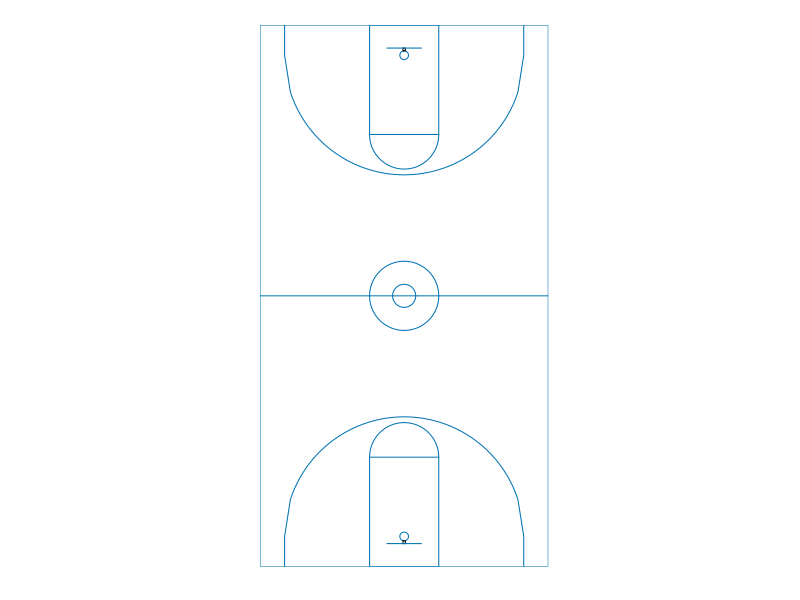

The R source for this figure:
# https://gist.github.com/edkupfer/6354317
# NCAA courts are 50ft sideline-to-sideline
# and 94ft end to end. This will plot a court
# with the sidelines on the y-axis, centered 
# on the halfcourt circle. Measurement units
# are in feet. The basket at the bottom is
# centered on {x = 0, y = -41.75} and at the
# top  on {x = 0, y = 41.75}

library(lattice)

xyplot(NA~NA,ylab='',xlab='',aspect='iso',xlim=c(-25,25),ylim=c(-47,47),
       ### remove outside box and ticks, there must be a better way:
       par.settings = list(axis.line = list(col = "transparent")), par.box = c(col = "transparent"),
       scales=list(draw=F),
       panel=function(...){
           #outside box:
           panel.lines(x=c(-25,-25,25,25,-25),y=c(-47,47,47,-47,-47))
           #halfcourt line
           panel.lines(x=c(-25,25),y=c(0,0))
           #solid FT semicircle above FT line:
           panel.lines(x=c(-6000:(-1)/1000,1:6000/1000),y=c(-28+sqrt(6^2-c(-6000:(-1)/1000,1:6000/1000)^2)))
           panel.lines(x=c(-6000:(-1)/1000,1:6000/1000),y=c(28-sqrt(6^2-c(-6000:(-1)/1000,1:6000/1000)^2)))
           #paint:
           panel.lines(x=c(-6,-6,6,6,-6),y=c(-47,-28,-28,-47,-47))
           panel.lines(x=c(-6,-6,6,6,-6),y=c(47,28,28,47,47))
           # large halfcourt semicircle:
           panel.lines(x=c(-6000:(-1)/1000,1:6000/1000),y=c(0-sqrt(6^2-c(-6000:(-1)/1000,1:6000/1000)^2)))
           panel.lines(x=c(-6000:(-1)/1000,1:6000/1000),y=c(0+sqrt(6^2-c(-6000:(-1)/1000,1:6000/1000)^2)))
           # small halfcourt semicircle:
           panel.lines(x=c(-2000:(-1)/1000,1:2000/1000),y=c(0-sqrt(2^2-c(-2000:(-1)/1000,1:2000/1000)^2)))
           panel.lines(x=c(-2000:(-1)/1000,1:2000/1000),y=c(0+sqrt(2^2-c(-2000:(-1)/1000,1:2000/1000)^2)))
           # rim:
           panel.lines(x=c(-750:(-1)/1000,1:750/1000,750:1/1000,-1:-750/1000),y=c(c(1.25+sqrt(0.75^2-c(-750:(-1)/1000,1:750/1000)^2)),c(1.25-sqrt(0.75^2-c(750:1/1000,-1:-750/1000)^2)))-43)
           panel.lines(x=c(-750:(-1)/1000,1:750/1000,750:1/1000,-1:-750/1000),y=c(c(1.25-sqrt(0.75^2-c(-750:(-1)/1000,1:750/1000)^2)),c(1.25+sqrt(0.75^2-c(750:1/1000,-1:-750/1000)^2)))+40.5)
           panel.rect(-5/24,-43,5/24,54/12-47)
           panel.rect(-5/24,43,5/24,47-54/12)
           #backboard:
           panel.lines(x=c(-3,3),y=c(-43,-43))
           panel.lines(x=c(-3,3),y=c(43,43))
           #three-point line:
           panel.lines(x=c(-20.75,-20.75,-19750:(-1)/1000,1:19750/1000,20.75,20.75),y=c(-47,-41.75,-41.75+sqrt(20.75^2-c(-19750:(-1)/1000,1:19750/1000)^2),-41.75,-47))
           panel.lines(x=c(-20.75,-20.75,-19750:(-1)/1000,1:19750/1000,20.75,20.75),y=-c(-47,-41.75,-41.75+sqrt(20.75^2-c(-19750:(-1)/1000,1:19750/1000)^2),-41.75,-47))
       })
